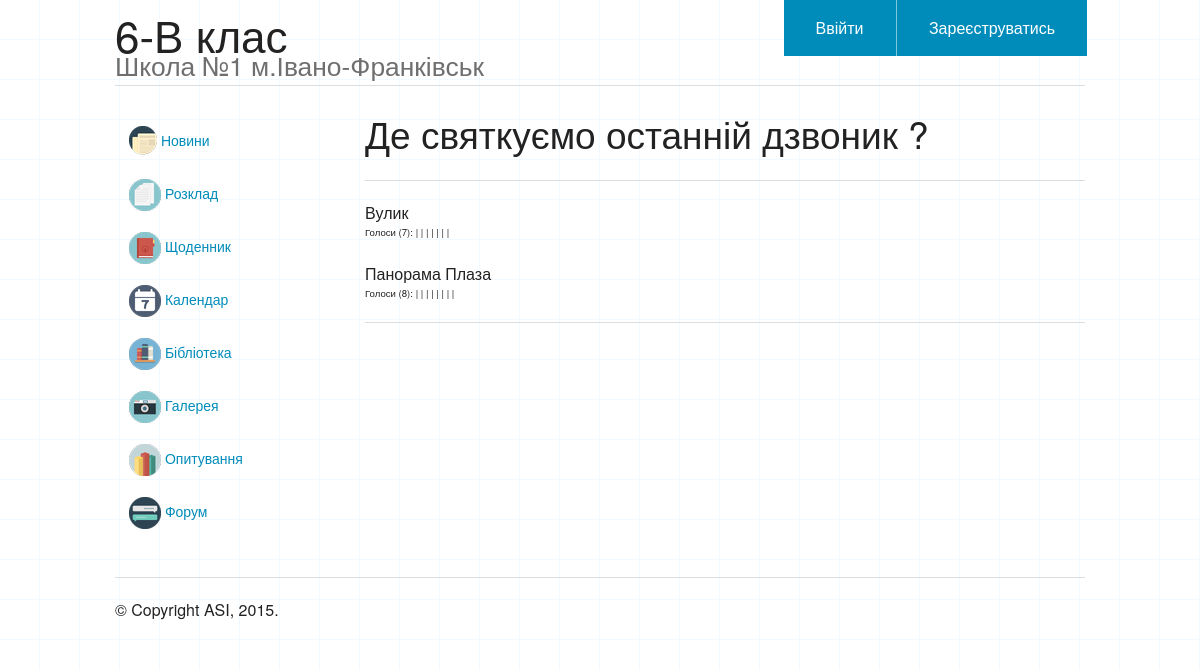
The app's page /vote/1/ with its own data.
### vote/models.py (models this page shows, shortened)
class Vote(models.Model):
    status_choices = (
                      (0, "Неактивний"),
                      (1, "Активний"),
                      )
    title = models.CharField(max_length=200, verbose_name="Назва")
    description = models.CharField(max_length=200, verbose_name="Опис", blank=True)
    status = models.IntegerField(default=1, choices=status_choices, verbose_name="Статус")
    user = models.ForeignKey(User, verbose_name="Автор")
    timestamp = models.DateTimeField(auto_now_add=True)
    class Meta:
        ordering = ["title"]

class Answer(models.Model):
    title = models.CharField(max_length=200, verbose_name="Відповідь")
    vote = models.ForeignKey(Vote)
    users = models.ManyToManyField(User, through="Result")
    class Meta:
        ordering = ["title",]

### vote/views.py (the view)
# urls.py: url(r'^vote/', include('vote.urls')),
def vote(request, vote_id=1):
    vote = get_object_or_404(Vote, pk=vote_id)
    if request.method=="POST":
        if "answer" in request.POST:
            result = Result(answer_id=request.POST["answer"], user=request.user)
            result.save()
            redirect(".")
    answers = Answer.objects.filter(vote_id=vote_id)
    return render(request, "vote/vote.html", {"vote": vote, "dataset": answers})

### vote/templates/vote/vote.html (shortened to what this page needs)
{% extends "base/base.html" %}
{% block content %}
<h2>{{ vote.title }}</h2>
<hr>
<form action="." method="post">
	{% for row in dataset %}
		<p>
			{% if user.is_authenticated %}
				<input name="answer" type="radio" value="{{ row.id }}"> {{ row.title }}
			{% else %}
				{{ row.title }}
			{% endif %}
			<small><br>Голоси ({{ row.users.all.count }}):
			{% for u in row.users.all %}
				|
			{% endfor %}
			</small>
		</p>
	{% endfor %}
	<hr>
</form>
{% endblock %}

### base/static/base/css/main.css (style rules this page uses)
body { background: url(../images/bg2.gif) repeat; }

### records on screen
Vote: title "Де святкуємо останній дзвоник ?"
Answer: title "Вулик", users.all.count "7"
Answer: title "Панорама Плаза", users.all.count "8"
